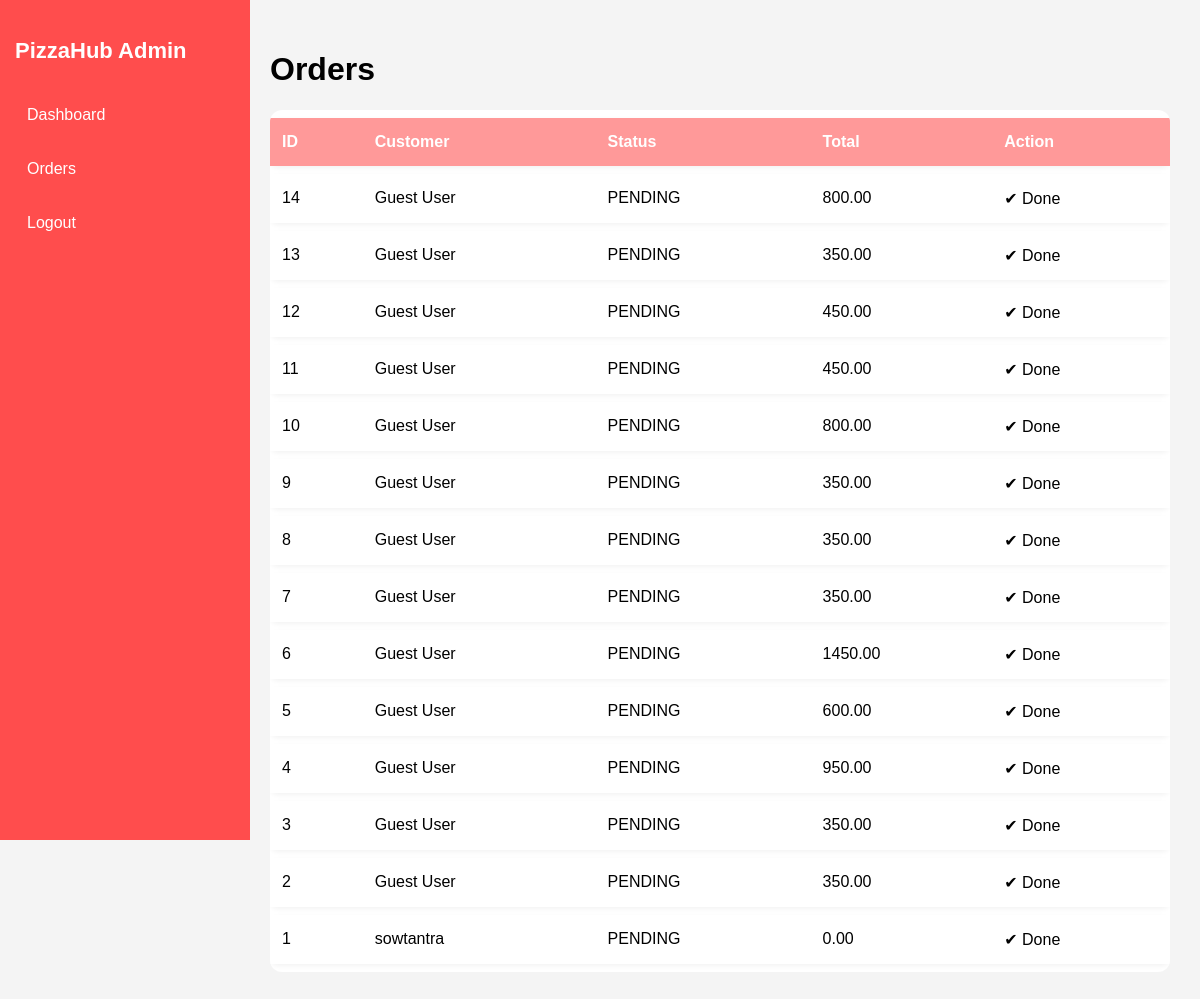
The page /admin-orders/ (signed in) on the database as committed earlier.
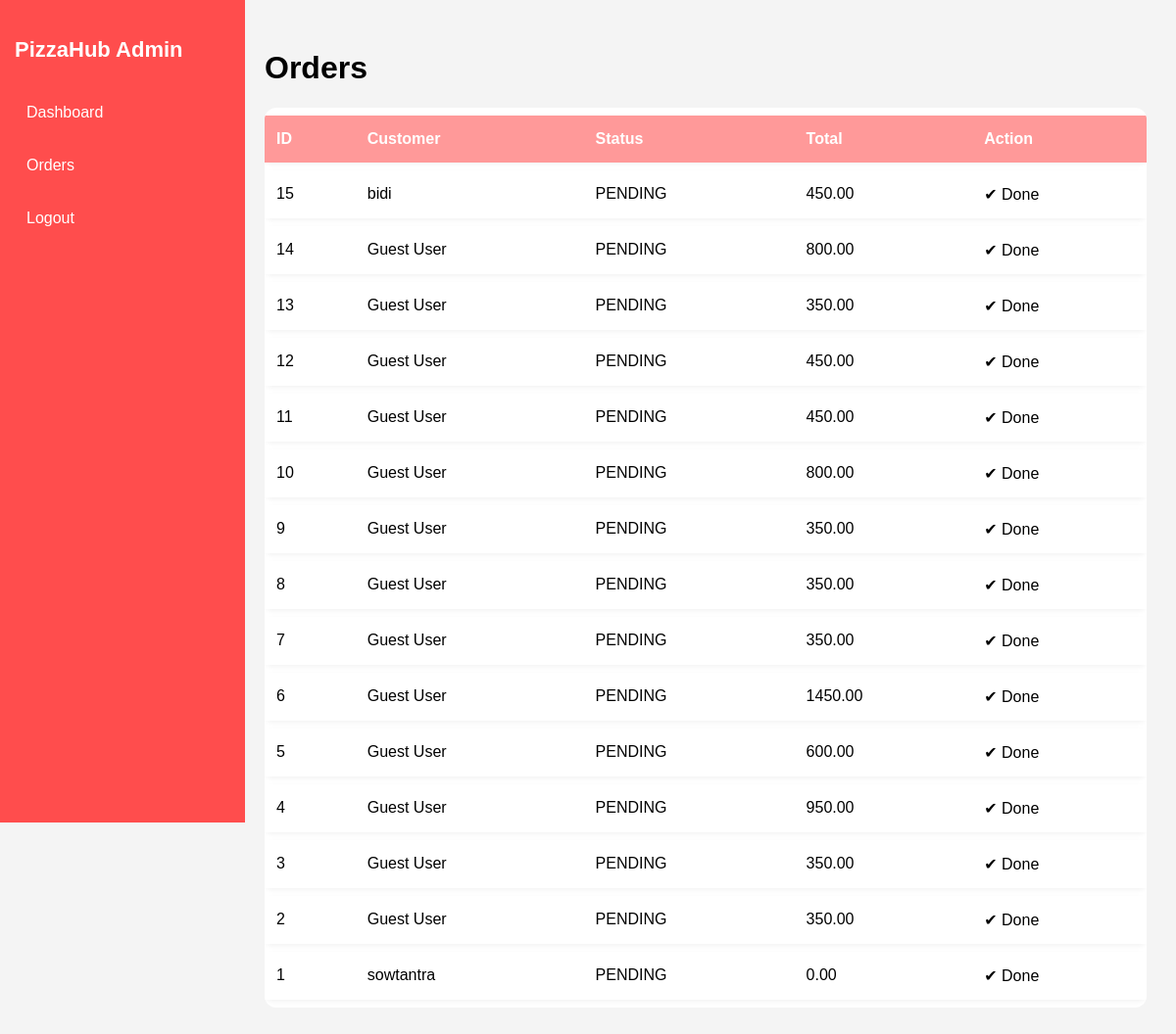
The same page on the database as committed later.
### myapp/models.py (models this page shows, shortened)
class Order(models.Model):
    STATUS_CHOICES = [
        ('PENDING', 'Pending'),
        ('COOKING', 'Cooking'),
        ('DELIVERED', 'Delivered'),
    ]
    customer = models.ForeignKey(Customer, on_delete=models.CASCADE)
    pizzas = models.ManyToManyField(Pizza)
    status = models.CharField(max_length=10, choices=STATUS_CHOICES, default='PENDING')
    total_price = models.DecimalField(max_digits=6, decimal_places=2, default=0)
    ordered_at = models.DateTimeField(auto_now_add=True)

class Customer(models.Model):
    user = models.OneToOneField(User, on_delete=models.CASCADE, null=True, blank=True)
    name = models.CharField(max_length=100)
    email = models.EmailField(unique=True)
    phone = models.CharField(max_length=15)
    is_active = models.BooleanField(default=True)

### myapp/views.py (the view)
# urls.py: path('admin-orders/', views.admin_orders, name='admin_orders'),
@login_required
@user_passes_test(admin_only)
def admin_orders(request):
    orders = Order.objects.all().order_by("-id")
    return render(request, "myapp/admin_orders.html", {"orders": orders})

### myapp/views.py (called while the page is built)
def admin_only(user):
    return user.is_staff or user.is_superuser

### myapp/templates/myapp/admin_orders.html (shortened to what this page needs)
{% load static %}
<!DOCTYPE html>
<html>
<head>
    <link rel="stylesheet" href="{% static 'myapp/css/admin.css' %}">
</head>
<body>
<div class="sidebar">
    <h2>PizzaHub Admin</h2>
    <a href="{% url 'admin_dashboard' %}">Dashboard</a>
    <a href="{% url 'admin_orders' %}">Orders</a>
    <a href="{% url 'admin_logout' %}">Logout</a>
</div>
<div class="main-content">
    <h1>Orders</h1>
    <table>
        <tr>
            <th>ID</th>
            <th>Customer</th>
            <th>Status</th>
            <th>Total</th>
            <th>Action</th>
        </tr>
        {% for order in orders %}
        <tr>
            <td>{{ order.id }}</td>
            <td>{{ order.customer.name }}</td>
            <td>{{ order.status }}</td>
            <td>{{ order.total_price }}</td>
            <td>
                {% if order.status == 'pending' %}
                <a class="confirm-btn" href="{% url 'confirm_order' order.id %}">Confirm</a>
                {% else %}
                ✔ Done
                {% endif %}
            </td>
        </tr>
        {% endfor %}
    </table>
</div>
</body>
</html>

Rows that differ between the two databases and show on the page:
added Order: id "15", customer.name "bidi", status "PENDING", total_price "450.00", shows "✔ Done"
